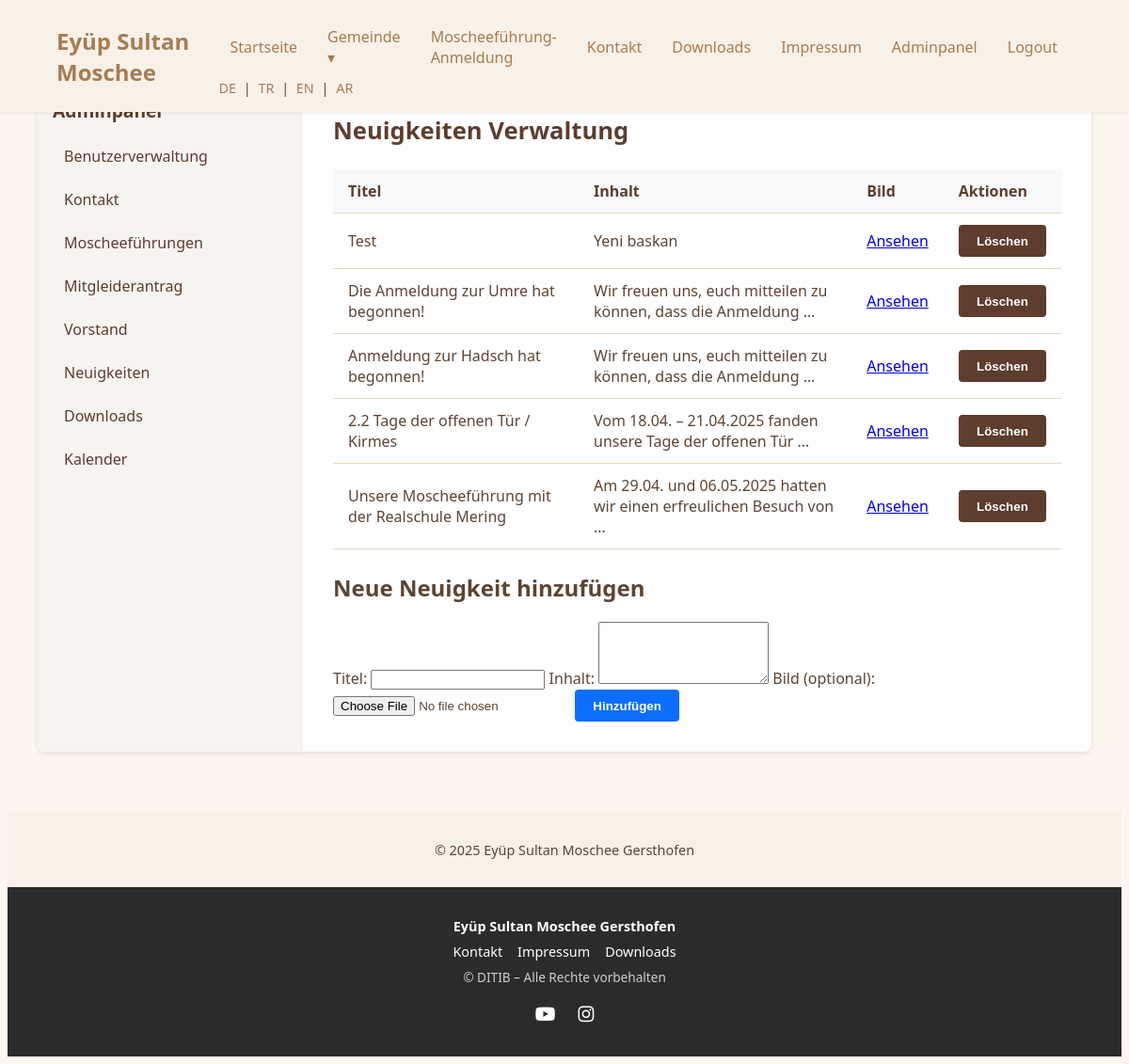
Before: /adminpanel/neuigkeiten/ (signed in) with the older database file.
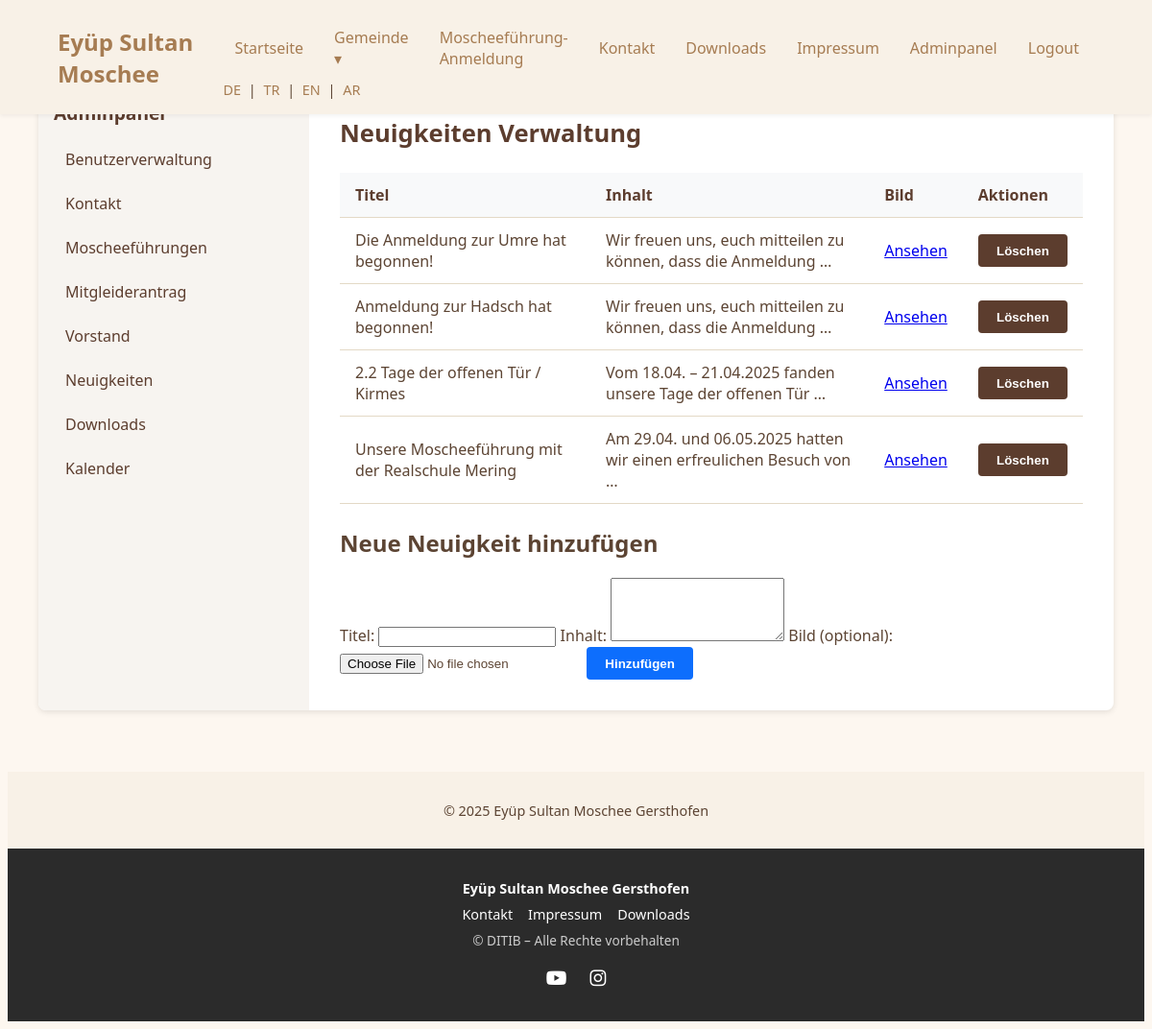
After: the same page with the newer database file.
### hauptseite/models.py (models this page shows, shortened)
class Neuigkeit(models.Model):
    titel = models.CharField(max_length=200)
    inhalt = models.TextField()
    bild = models.ImageField(upload_to='neuigkeiten_bilder/', blank=True, null=True)
    erstellt_am = models.DateTimeField(default=timezone.now)

### adminpanel/views.py (the view, shortened to what this page needs)
# urls.py: path('neuigkeiten/', neuigkeiten_verwaltung, name='admin_neuigkeiten'),
@login_required
def neuigkeiten_verwaltung(request):
    if not request.user.userprofile.roles.filter(name='admin').exists():
        return render(request, '403.html')
    neuigkeiten = Neuigkeit.objects.all().order_by('-erstellt_am')
    return render(request, 'adminpanel/neuigkeiten.html', {
        'neuigkeiten': neuigkeiten
    })

### accounts/context_processors.py (called while the page is built)
def user_roles_context(request):
    is_admin = False
    is_verwaltung = False
    is_media = False
    is_hoca = False
    if request.user.is_authenticated:
        user_roles = request.user.userprofile.roles.values_list('name', flat=True)
        is_admin = 'admin' in user_roles
        is_verwaltung = 'verwaltung' in user_roles
        is_media = 'media' in user_roles
        is_hoca = 'hoca' in user_roles
    return {
        'is_admin': is_admin,
        'is_verwaltung': is_verwaltung,
        'is_media': is_media,
        'is_hoca': is_hoca,
    }

### templates/adminpanel/neuigkeiten.html (shortened to what this page needs)
{% extends 'adminpanel/adminpanel_base.html' %}
{% block admin_content %}
<h1>Neuigkeiten Verwaltung</h1>
<table>
  <tr>
    <th>Titel</th>
    <th>Inhalt</th>
    <th>Bild</th>
    <th>Aktionen</th>
  </tr>
  {% for neuigkeit in neuigkeiten %}
  <tr>
    <td>{{ neuigkeit.titel }}</td>
    <td>{{ neuigkeit.inhalt|truncatewords:10 }}</td>
    <td>
      {% if neuigkeit.bild %}
        <a href="{{ neuigkeit.bild.url }}" target="_blank">Ansehen</a>
      {% else %}
        Kein Bild
      {% endif %}
    </td>
    <td>
      <form method="post" style="display: inline;">
        <button type="submit" class="btn btn-secondary">Löschen</button>
      </form>
    </td>
  </tr>
  {% empty %}
  <tr><td colspan="4">Keine Neuigkeiten vorhanden.</td></tr>
  {% endfor %}
</table>
<h2>Neue Neuigkeit hinzufügen</h2>
<form method="post" enctype="multipart/form-data">
  <label>Titel:</label>
  <input type="text" name="titel" required>
  <label>Inhalt:</label>
  <textarea name="inhalt" rows="4" required></textarea>
  <label>Bild (optional):</label>
  <input type="file" name="bild">
  <button type="submit" class="btn btn-primary">Hinzufügen</button>
</form>
{% endblock %}

Changed rows visible on the page:
removed Neuigkeit: titel "Test", inhalt "Yeni baskan"
